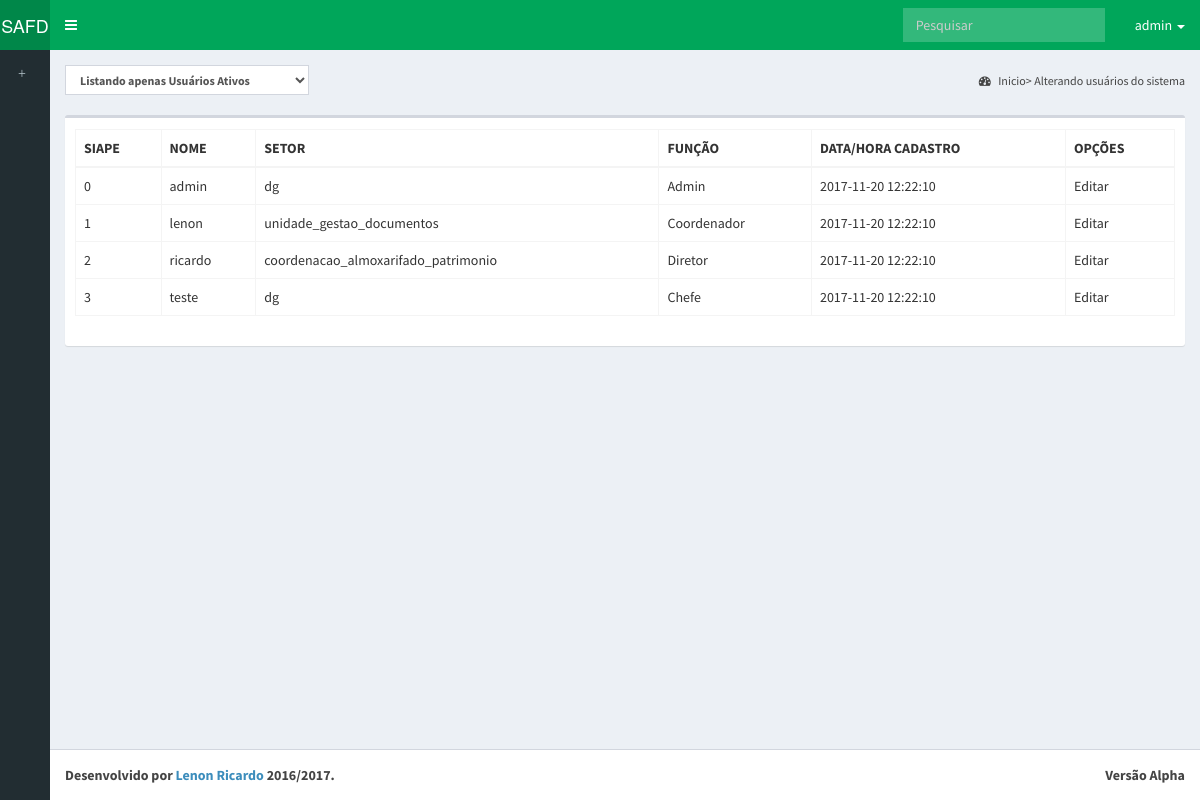
Page /php/p_edita_usuarios.php (signed in) on the committed database.
### tables this page shows
CREATE TABLE IF NOT EXISTS usuario(        
    id_usuario int(10) NOT NULL PRIMARY KEY AUTO_INCREMENT,                               
        estado_usuario binary NOT NULL, 
        login_usuario VARCHAR(50) NOT NULL,
        senha_usuario VARCHAR(50) NOT NULL,
        data_cadastro TIMESTAMP NULL DEFAULT CURRENT_TIMESTAMP,       
        
        id_funcionario int(10) NOT NULL,  
        id_funcao int(10) NOT NULL,  
        id_setor int(10) NOT NULL);

CREATE TABLE IF NOT EXISTS funcionario(        
    id_funcionario int(10) NOT NULL PRIMARY KEY AUTO_INCREMENT,
        siape_funcionario int(10) NOT NULL,
        nome_funcionario VARCHAR(40) NOT NULL,		
        n_portaria_funcionario VARCHAR(40) NOT NULL,
        email_funcionario VARCHAR(40) NOT NULL);

CREATE TABLE IF NOT EXISTS setor(
    id_setor int(10) NOT NULL PRIMARY KEY AUTO_INCREMENT,
	nome_setor VARCHAR(40) NOT NULL);

CREATE TABLE IF NOT EXISTS funcao(    
    id_funcao int(10) NOT NULL PRIMARY KEY AUTO_INCREMENT,        
        descricao_funcao VARCHAR(40) NOT NULL);

### php/edita_usuarios.php (the view)
<?php
include 'conexao.php';
$sql = "SELECT login_usuario, estado_usuario, nome_setor, descricao_funcao, siape_funcionario, data_cadastro
        FROM usuario, setor, funcao, funcionario
        WHERE usuario.id_setor = setor.id_setor
        AND usuario.id_funcao = funcao.id_funcao
        AND funcionario.id_funcionario = usuario.id_funcionario";
$result = mysqli_query($con, $sql);
while ($linha = mysqli_fetch_assoc($result))
{
    $visualizar = "<tr>
                        <td>" . $linha['siape_funcionario'] . "</td>" . "
                        <td>" . $linha['login_usuario'] . "</td>" . "
                        <td>" . $linha['nome_setor'] . "</td>" . "
                        <td>" . $linha['descricao_funcao'] . "</td>" . "
                        <td>" . $linha['data_cadastro'] . "</td>" . "
                        <td> Editar </td>" . "
                    </tr>";
    echo $visualizar;
}
?>

### rows in the picture
usuario: id_funcionario.siape_funcionario "0", login_usuario "admin", id_setor.nome_setor "dg", id_funcao.descricao_funcao "Admin", data_cadastro "2017-11-20 12:22:10"
usuario: id_funcionario.siape_funcionario "1", login_usuario "lenon", id_setor.nome_setor "unidade_gestao_documentos", id_funcao.descricao_funcao "Coordenador", data_cadastro "2017-11-20 12:22:10"
usuario: id_funcionario.siape_funcionario "2", login_usuario "ricardo", id_setor.nome_setor "coordenacao_almoxarifado_patrimonio", id_funcao.descricao_funcao "Diretor", data_cadastro "2017-11-20 12:22:10"
usuario: id_funcionario.siape_funcionario "3", login_usuario "teste", id_setor.nome_setor "dg", id_funcao.descricao_funcao "Chefe", data_cadastro "2017-11-20 12:22:10"

### other values in the picture
$_SESSION["usuario"] "admin"
